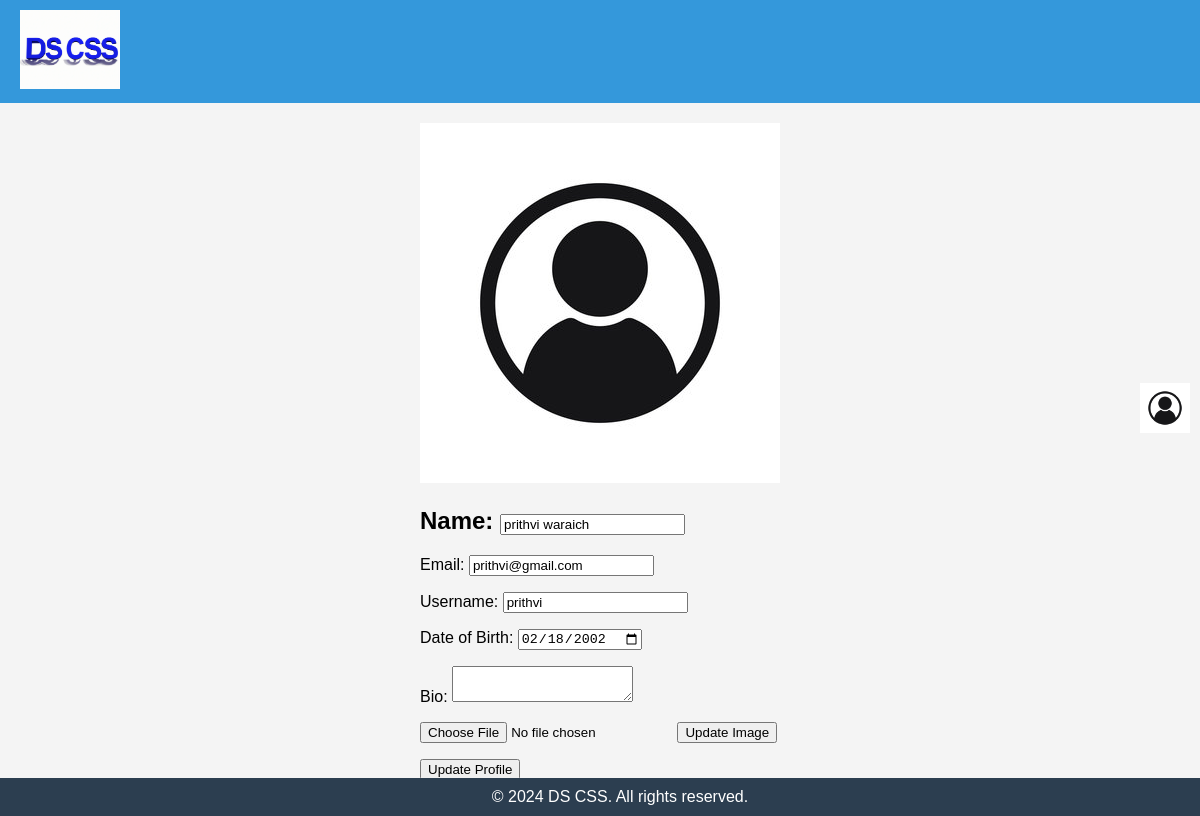
Page /AccountOverview.php (signed in) on the committed database.
### tables this page shows
CREATE TABLE IF NOT EXISTS `User` (
  `UserId` int(11) NOT NULL,
  `Name` varchar(255) NOT NULL,
  `Email` varchar(255) NOT NULL,
  `Username` varchar(50) NOT NULL,
  `Password` varchar(255) NOT NULL,
  `DOB` date NOT NULL,
  `ImageId` int(11) DEFAULT NULL,
  `Bio` text
);

### AccountOverview.php (the view, shortened to what this page needs)
<?php
include 'config.php';
$user_id = $_SESSION['user_id'];
$stmt = $pdo->prepare("SELECT * FROM User WHERE UserId = :user_id");
$stmt->execute(['user_id' => $user_id]);
$user = $stmt->fetch(PDO::FETCH_ASSOC);
?>
<!DOCTYPE html>
<html lang="en">
<head>
    <link rel="stylesheet" href="AccountOverview.css">
</head>
<body>
    <header>
        <a href="home_Page.php">
            <img src="Logo.png" alt="Logo">
        </a>
        <a href="AccountOverview.php">
            <img src="<?php echo $user['ImageId'] ? 'getImage.php?id='.$user['ImageId'] : 'UserImage.jpeg'; ?>" alt="User Image" class="user-image-button">
        </a>
    </header>
    <main>
        <div class="profile-container">
            <img src="<?php echo $user['ImageId'] ? 'getImage.php?id='.$user['ImageId'] : 'UserImage.jpeg'; ?>" alt="Profile Image" class="profile-image">
            <div class="user-info">
                <form method="post" action="<?php echo htmlspecialchars($_SERVER["PHP_SELF"]); ?>" enctype="multipart/form-data">
                    <h2>Name:
                        <input type="text" name="name" value="<?php echo htmlspecialchars($user['Name']); ?>">
                    </h2>
                    <p>Email:
                        <input type="email" name="email" value="<?php echo htmlspecialchars($user['Email']); ?>">
                    </p>
                    <p>Username:
                        <input type="text" name="username" value="<?php echo htmlspecialchars($user['Username']); ?>">
                    </p>
                    <p>Date of Birth:
                        <input type="date" name="dob" value="<?php echo htmlspecialchars($user['DOB']); ?>">
                    </p>
                    <p>Bio:
                        <textarea name="bio"><?php echo htmlspecialchars($user['Bio']); ?></textarea>
                    </p>
                    <p>
                    <input type="file" name="profile_image">
                        <button type="submit" name="update_image">Update Image</button>
                    </p>
                    <p>
                        <button type="submit" name="update_profile">Update Profile</button>
                    </p>
                </form>
            </div>
        </div>
    </main>
    <footer>
        &copy; 2024 DS CSS. All rights reserved.
    </footer>
</body>
</html>

### AccountOverview.css (style rules this page uses)
body { font-family: Arial, sans-serif; margin: 0; padding: 0; background-color: #f4f4f4; min-height: 100vh; }
header { display: flex; justify-content: space-between; align-items: center; background-color: #3498db; color: white; padding: 10px 20px; }
header img { max-width: 100px; cursor: pointer; }
.user-image-button { max-width: 50px; cursor: pointer; position: absolute; top: 50%; transform: translateY(-50%); right: 10px; }
main { display: flex; flex-direction: column; align-items: center; padding: 20px; }
footer { background-color: #2c3e50; color: white; padding: 10px 20px; text-align: center; position: fixed; bottom: 0; width: 100%; }

### rows in the picture
user: name "prithvi waraich", email "prithvi@gmail.com", username "prithvi", dob "02/18/2002"
